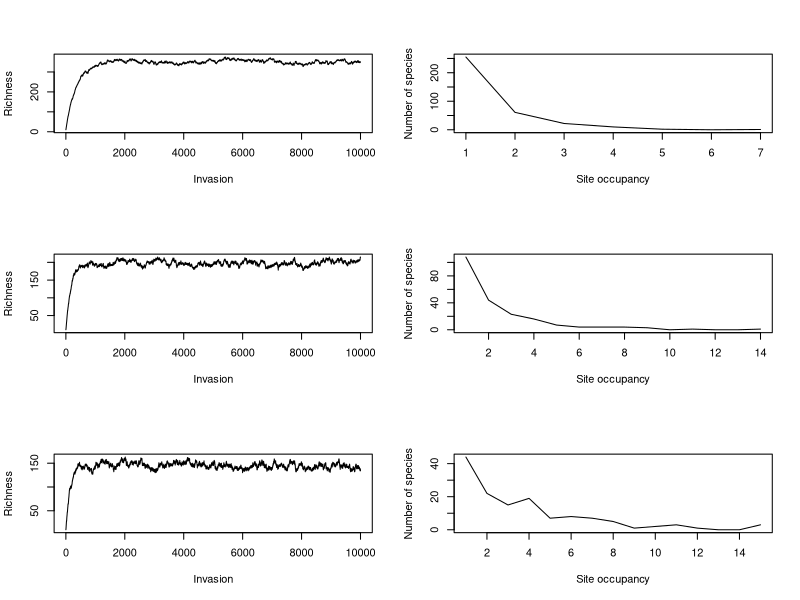

Source code (R):
## This script will numerically simulate the LSPOM model to demonstrate the convergence on 
## a right-skewed time-invariant steady state OFD

simulateLSPOM <- function(N=50, n=10, m=10, invasions=1e4, storeS=T, storeO=F, neutral=T) {
  
  # List of N vectors of length n:
  occupancy_list <- apply(t(replicate(N,as.array(1:n))),1,as.list)

  # N by n array recordSing species' integer IDs
  occupancy_table <- t(replicate(N,as.array(1:n)))

  if (storeO) {
    storeS=T
  }
  
  # Storage object for intermediate richness
  if (storeS) {
    recordS <- data.frame(i=1:invasions,S=NA)  
  }
  
  # Storage object for intermediate OFDs
  if (storeO) {
    OFD_mat <- matrix(0, nrow=invasions, ncol=N)
  }
  
  # Initialise counter for integer species IDs
  last_i <- length(unique(as.vector(occupancy_table)))
  
  for(i in 1:invasions){
    S <- length(unique(as.vector(occupancy_table)))
    if (storeS) {
      recordS$S[i] <- S
    }
    new_i <- last_i+1
    
    ## Regional invasion + internal colonisation by new species
    # Sample random colonised patch
    invaded_patch <- sample.int(nrow(occupancy_table),1)
    
    # Sample additional colonisations
    if (neutral) {
      invade_patches <- rep(FALSE, nrow(occupancy_table))
      invade_patches[invaded_patch] <- TRUE  
    } else {
      invade_other_probability <- n/S # probability of additional colonisation
      invade_patches <- as.logical(rbinom(nrow(occupancy_table),1,invade_other_probability))
      invade_patches[invaded_patch] <- TRUE
    }
    
    # Update occupancy table
    for(patch in which(invade_patches)){
      occupancy_table[patch,sample.int(n,1)] <- new_i 
    }
    
    ## Internal colonisation by resident species
    # Sample species whose range expands
    mixers <- occupancy_table[rbinom(length(occupancy_table), 1, m/length(occupancy_table))==1]
    
    # Update occupancy table
    for (j in mixers) {
      target_patch <- sample.int(nrow(occupancy_table),1)
      if(j %in% occupancy_table[target_patch,]) next;
      occupancy_table[target_patch,sample.int(n,1)] <- j
    }
    
    if (storeO) {
      OFD_i <- table(table(as.numeric(as.factor(occupancy_table))))
      OFD_mat[i,as.numeric(names(OFD_i))] <- OFD_i
    }
    
    last_i <- new_i
  }
  
  OFD_table <- table(table(as.numeric(as.factor(occupancy_table))))
  OFD <- data.frame(site.occ=1:max(as.numeric(names(OFD_table))),
                    freq=0)
  OFD$freq[as.numeric(names(OFD_table))] <- OFD_table
  
  if ((storeS) && (storeO)) {
    return(list(S=recordS, OFD_mat=OFD_mat))
  } else if (storeS) {
    return(list(S=recordS, OFD=OFD))
  } else {
    return(OFD)
  }
}

N <- 50 # set number of sites
n <- 10 # set richness limit for all sites
invasions <- 1e4 # set number of invasions

par(mfrow=c(3,2))

m <- 1 # set mixing rate
res <- simulateLSPOM(N=N, n=n, m=m, invasions=invasions, storeS=T)
plot(res$S, type='l', xlab="Invasion", ylab="Richness")
plot(res$OFD, xlab="Site occupancy", ylab="Number of species", type='l')

m <- 5 # set mixing rate
res <- simulateLSPOM(N=N, n=n, m=m, invasions=invasions, storeS=T)
plot(res$S, type='l', xlab="Invasion", ylab="Richness")
plot(res$OFD, xlab="Site occupancy", ylab="Number of species", type='l')

m <- 10 # set mixing rate
res <- simulateLSPOM(N=N, n=n, m=m, invasions=invasions, storeS=T)
plot(res$S, type='l', xlab="Invasion", ylab="Richness")
plot(res$OFD, xlab="Site occupancy", ylab="Number of species", type='l')

if (0) {
  # Run in parallel, high CPU machine recommended
  require(foreach)
  require(doParallel)
  require(tidyverse)
  
  cores=detectCores()  
  cl <- makeCluster(cores)
  registerDoParallel(cl)
  
  N <- 50 # set number of sites
  n <- 10 # set richness limit for all sites
  invasions <- 1e4 # set number of invasions
  no_reps <- 1000
  
  res <- c()
  m <- c(2.5,5,10)
  
  for (mm in m) {
    res_m <- foreach (r=1:no_reps, .combine=rbind) %dopar% { 
      res_r <- simulateLSPOM(N=N, n=n, m=mm, invasions=invasions, storeS=F)
      res_r$m <- mm
      res_r
    }
    res <- rbind(res, res_m)
  }
  stopCluster(cl)
  
  write.csv(res, "/data/home/btx718/Paleolimnology/datasets/EA/summary_data/LSPOM_res_neutral.csv", row.names=F)
  
  res.mn <- res %>%
    group_by(m, site.occ) %>%
    summarise(freq.mn=mean(freq), freq.sd=sd(freq))
  
  write.csv(res.mn, "/data/home/btx718/Paleolimnology/datasets/EA/summary_data/LSPOM_res_neutral_mean.csv", row.names=F)
}

if (0) {
  # Test stationarity in mean, variance and skewness of OFD for simulated metacommunity
  # Generates LARGE matrix object (dimensions: invasion X N)
  
  momentExp <- function(OFD_i) {
    OFD_tab <- data.frame(x=which(OFD_i!=0), Freq=OFD_i[which(OFD_i!=0)])
    OFD <- apply(OFD_tab, MARGIN=1, FUN=function(X) rep(X[1], X[2]))
    if (class(OFD)[1]=="list") {
      OFD <- unlist(OFD)
    } else if ((class(OFD)[1]=="matrix")) {
      OFD <-as.vector(OFD)
    }
    mu1 <- mean(OFD)
    mu2 <- var(OFD)
    mu3 <- skewness(OFD)
    return(c(mu1=mu1,mu2=mu2,mu3=mu3))
  }
  
  require(e1071)
  require(tseries)
  
  N <- 50 # set number of sites
  n <- 10 # set richness limit for all sites
  invasions <- 1e4 # set number of invasions
  
  m <- 1 # set mixing rate
  res <- simulateLSPOM(N=N, n=n, m=m, invasions=invasions, storeO=T)
  
  par(mfrow=c(1,1))
  plot(res$S, type='l', xlab="Invasion", ylab="Richness")
  
  dat_momentExp <- as.data.frame(t(apply(res$OFD_mat, MAR=1, FUN=momentExp)))
  dat_momentExp$i <- 1:nrow(dat_momentExp)
  
  par(mfrow=c(3,1))
  plot(mu1 ~ i, dat_momentExp, type='l')
  plot(mu2 ~ i, dat_momentExp, type='l')
  plot(mu3 ~ i, dat_momentExp, type='l')
  
  thresh <- 5000
  
  plot(mu1 ~ i, dat_momentExp[(nrow(dat_momentExp)-thresh):nrow(dat_momentExp),], type='l')
  plot(mu2 ~ i, dat_momentExp[(nrow(dat_momentExp)-thresh):nrow(dat_momentExp),], type='l')
  plot(mu3 ~ i, dat_momentExp[(nrow(dat_momentExp)-thresh):nrow(dat_momentExp),], type='l')
  
  adf.test(dat_momentExp$mu1[(nrow(dat_momentExp)-thresh):nrow(dat_momentExp)])
  adf.test(dat_momentExp$mu2[(nrow(dat_momentExp)-thresh):nrow(dat_momentExp)])
  adf.test(dat_momentExp$mu3[(nrow(dat_momentExp)-thresh):nrow(dat_momentExp)])
  
}

